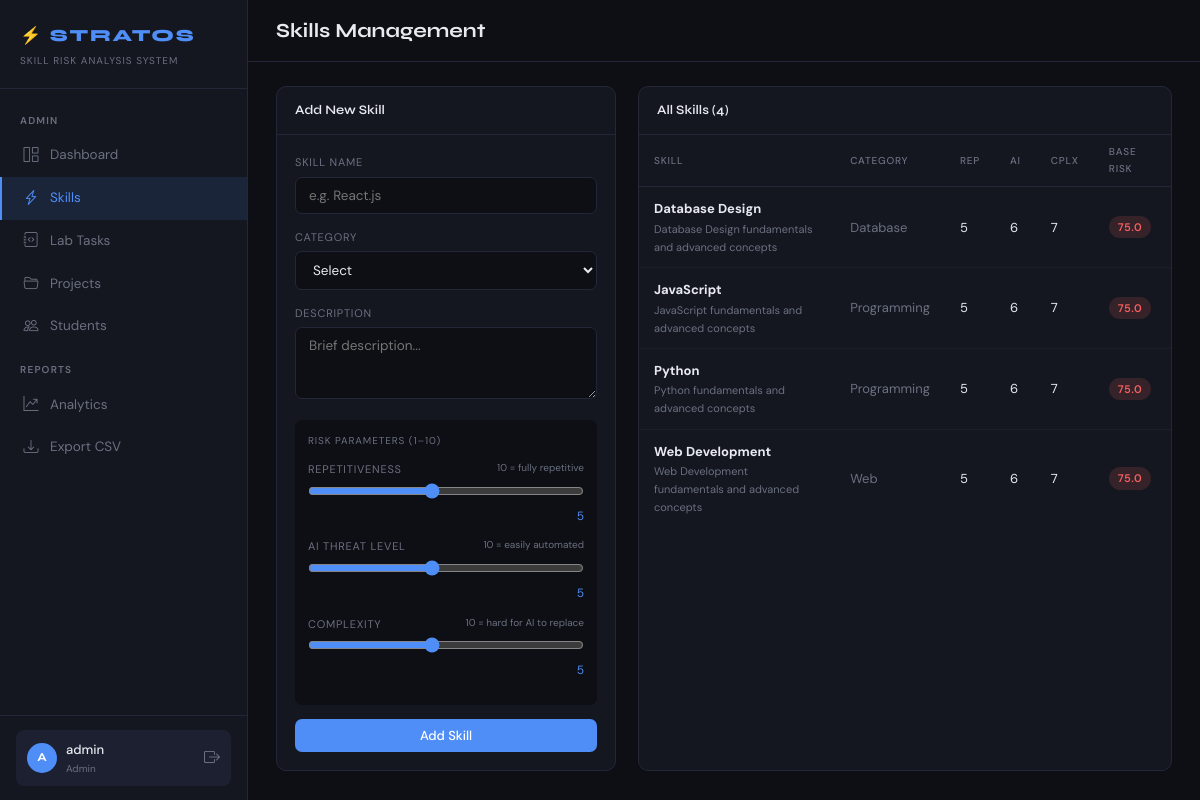
Page /admin/skills (signed in) on the committed database.
### models.py (models this page shows, shortened)
class User(UserMixin, db.Model):
    __tablename__ = 'users'
    user_id    = db.Column(db.Integer, primary_key=True, autoincrement=True)
    username   = db.Column(db.String(50),  nullable=False, unique=True)
    email      = db.Column(db.String(100), nullable=False, unique=True)
    password   = db.Column(db.String(255), nullable=False)
    role       = db.Column(db.Enum('Student','Admin'), nullable=False, default='Student')
    branch     = db.Column(db.String(50),  nullable=True)
    year       = db.Column(db.SmallInteger, nullable=True)
    created_at = db.Column(db.DateTime, default=datetime.utcnow)
    @property
    def is_admin(self): return self.role == 'Admin'
    skills   = db.relationship('StudentSkill', back_populates='student', cascade='all, delete-orphan')
    attempts = db.relationship('TaskAttempt',  back_populates='student', cascade='all, delete-orphan')
    projects = db.relationship('Project', secondary=student_project, back_populates='students')

class Skill(db.Model):
    __tablename__ = 'skills'
    skill_id    = db.Column(db.Integer, primary_key=True, autoincrement=True)
    name        = db.Column(db.String(100), nullable=False, unique=True)
    category    = db.Column(db.String(50),  nullable=False)
    description = db.Column(db.Text, nullable=True)
    risk_param   = db.relationship('RiskParam',   back_populates='skill', uselist=False, cascade='all, delete-orphan')
    lab_tasks    = db.relationship('LabTask',      back_populates='skill', cascade='all, delete-orphan')
    student_data = db.relationship('StudentSkill', back_populates='skill', cascade='all, delete-orphan')

class RiskParam(db.Model):
    __tablename__ = 'risk_params'
    param_id        = db.Column(db.Integer, primary_key=True, autoincrement=True)
    skill_id        = db.Column(db.Integer, db.ForeignKey('skills.skill_id', ondelete='CASCADE'), nullable=False, unique=True)
    repetitiveness  = db.Column(db.SmallInteger, nullable=False)
    ai_threat_level = db.Column(db.SmallInteger, nullable=False)
    complexity      = db.Column(db.SmallInteger, nullable=False)
    skill = db.relationship('Skill', back_populates='risk_param')
    @property
    def base_risk_score(self):
        raw = (self.repetitiveness + self.ai_threat_level - self.complexity / 2.0) * 10
        return round(max(0, min(100, raw)), 1)

### routes/admin.py (the view, shortened to what this page needs)
@admin_bp.route('/skills', methods=['GET','POST'])
@login_required
@admin_required
def manage_skills():
    skills = (db.session.query(Skill, RiskParam)
        .outerjoin(RiskParam, RiskParam.skill_id == Skill.skill_id)
        .order_by(Skill.category, Skill.name).all())
    return render_template('admin/skills.html', skills=skills)

### routes/admin.py (called while the page is built)
def admin_required(f):
    @wraps(f)
    def dec(*a, **kw):
        if not current_user.is_authenticated or not current_user.is_admin:
            flash('Admin access required.', 'danger')
            return redirect(url_for('auth.login'))
        return f(*a, **kw)
    return dec

### templates/admin/skills.html (shortened to what this page needs)
{% extends 'base.html' %}
{% block page_title %}Skills Management{% endblock %}
{% block content %}
<div class="grid-sidebar">
  <div class="card">
    <div class="card-head">Add New Skill</div>
    <div class="card-body">
      <form method="POST">
        <div class="field"><label class="lbl-f">Skill Name</label>
          <input name="name" class="inp" placeholder="e.g. React.js" required></div>
        <div class="field"><label class="lbl-f">Category</label>
          <select name="category" class="inp" required>
            <option value="">Select</option>
          </select></div>
        <div class="field"><label class="lbl-f">Description</label>
          <textarea name="description" class="inp" rows="2" placeholder="Brief description..."></textarea></div>
        <div style="background:var(--bg);border-radius:7px;padding:13px;margin-bottom:14px;">
          <div style="font-size:10px;letter-spacing:.09em;text-transform:uppercase;color:var(--muted);margin-bottom:11px;">Risk Parameters (1–10)</div>
          {% for fname, flabel, fhint in [
            ('repetitiveness','Repetitiveness','10 = fully repetitive'),
            ('ai_threat_level','AI Threat Level','10 = easily automated'),
            ('complexity','Complexity','10 = hard for AI to replace')
          ] %}
          <div style="margin-bottom:11px;">
            <div style="display:flex;justify-content:space-between;margin-bottom:4px;">
              <label class="lbl-f" style="margin:0;">{{ flabel }}</label>
              <span style="font-size:10px;color:var(--muted);">{{ fhint }}</span>
            </div>
            <input type="range" name="{{ fname }}" min="1" max="10" value="5"
                   oninput="this.nextElementSibling.textContent=this.value"
                   style="width:100%;accent-color:var(--accent);">
            <div style="text-align:right;font-size:12px;color:var(--accent);margin-top:1px;">5</div>
          </div>
          {% endfor %}
        </div>
        <button type="submit" class="btn-primary" style="width:100%;">Add Skill</button>
      </form>
    </div>
  </div>
  <div class="card">
    <div class="card-head">All Skills ({{ skills|length }})</div>
    <table class="tbl">
      <thead><tr><th>Skill</th><th>Category</th><th title="Repetitiveness">Rep</th><th title="AI Threat">AI</th><th title="Complexity">Cplx</th><th>Base Risk</th></tr></thead>
      <tbody>
        {% for skill, rp in skills %}
        <tr>
          <td><strong>{{ skill.name }}</strong>
            {% if skill.description %}<div class="text-muted" style="font-size:11px;">{{ skill.description[:50] }}</div>{% endif %}</td>
          <td class="text-muted">{{ skill.category }}</td>
          <td>{{ rp.repetitiveness  if rp else '—' }}</td>
          <td>{{ rp.ai_threat_level if rp else '—' }}</td>
          <td>{{ rp.complexity      if rp else '—' }}</td>
          <td>{% if rp %}<span class="badge badge-{% if rp.base_risk_score>=70%}HIGH{% elif rp.base_risk_score>=40%}MEDIUM{% else %}LOW{% endif %}">{{ rp.base_risk_score }}</span>{% else %}—{% endif %}</td>
        </tr>
        {% endfor %}
      </tbody>
    </table>
  </div>
</div>
{% endblock %}

### templates/base.html (shortened to what this page needs)
<!DOCTYPE html>
<html lang="en">
<head>
  <link href="https://cdn.jsdelivr.net/npm/bootstrap-icons@1.11.3/font/bootstrap-icons.min.css" rel="stylesheet">
</head>
<body>
{% if current_user.is_authenticated %}
<aside class="sidebar">
  <div class="sb-brand">
    <h1>⚡ STRATOS</h1>
    <p>Skill Risk Analysis System</p>
  </div>
  <nav class="sb-nav">
    {% if current_user.is_admin %}
      <div class="sb-section">Admin</div>
      <a href="{{ url_for('admin.dashboard') }}"      class="sb-link {% if request.endpoint=='admin.dashboard'      %}active{% endif %}"><i class="bi bi-grid-1x2"></i> Dashboard</a>
      <a href="{{ url_for('admin.manage_skills') }}"  class="sb-link {% if request.endpoint=='admin.manage_skills'  %}active{% endif %}"><i class="bi bi-lightning-charge"></i> Skills</a>
      <a href="{{ url_for('admin.manage_tasks') }}"   class="sb-link {% if request.endpoint=='admin.manage_tasks'   %}active{% endif %}"><i class="bi bi-journal-code"></i> Lab Tasks</a>
      <a href="{{ url_for('admin.manage_projects') }}" class="sb-link {% if request.endpoint=='admin.manage_projects' %}active{% endif %}"><i class="bi bi-folder2-open"></i> Projects</a>
      <a href="{{ url_for('admin.manage_students') }}" class="sb-link {% if request.endpoint=='admin.manage_students' %}active{% endif %}"><i class="bi bi-people"></i> Students</a>
      <div class="sb-section">Reports</div>
      <a href="{{ url_for('admin.analytics') }}"      class="sb-link {% if request.endpoint=='admin.analytics'      %}active{% endif %}"><i class="bi bi-graph-up-arrow"></i> Analytics</a>
      <a href="{{ url_for('admin.export_csv') }}"     class="sb-link"><i class="bi bi-download"></i> Export CSV</a>
    {% endif %}
  </nav>
  <div class="sb-footer">
    <div class="user-pill">
      <div class="user-avatar">{{ current_user.username[0].upper() }}</div>
      <div style="flex:1;min-width:0;">
        <div class="user-name">{{ current_user.username }}</div>
        <div class="user-role">{{ current_user.role }}{% if current_user.branch %} · {{ current_user.branch }}{% endif %}</div>
      </div>
      <a href="{{ url_for('auth.logout') }}" title="Logout" style="color:var(--muted);font-size:16px;"><i class="bi bi-box-arrow-right"></i></a>
    </div>
  </div>
</aside>
{% endif %}
<div class="main" {% if not current_user.is_authenticated %}style="margin-left:0"{% endif %}>
  {% if current_user.is_authenticated %}
  <div class="topbar">
    <h2 class="page-title">{% block page_title %}{% endblock %}</h2>
  </div>
  {% endif %}
  <div class="content">
    {% block content %}{% endblock %}
  </div>
</div>
</body>
</html>

### rows in the picture
User: username "A", username "admin", role "Admin"
Skill: name "Database Design", description "Database Design fundamentals and advanced concepts", category "Database", repetitiveness "5", ai_threat_level "6", complexity "7", base_risk_score "75.0"
Skill: name "JavaScript", description "JavaScript fundamentals and advanced concepts", category "Programming", repetitiveness "5", ai_threat_level "6", complexity "7", base_risk_score "75.0"
Skill: name "Python", description "Python fundamentals and advanced concepts", category "Programming", repetitiveness "5", ai_threat_level "6", complexity "7", base_risk_score "75.0"
Skill: name "Web Development", description "Web Development fundamentals and advanced concepts", category "Web", repetitiveness "5", ai_threat_level "6", complexity "7", base_risk_score "75.0"

### other values in the picture
{{ flabel }} "REPETITIVENESS" "AI THREAT LEVEL" "COMPLEXITY"
{{ fhint }} "10 = fully repetitive" "10 = easily automated" "10 = hard for AI to replace"
{{ skills|length }} "4"
